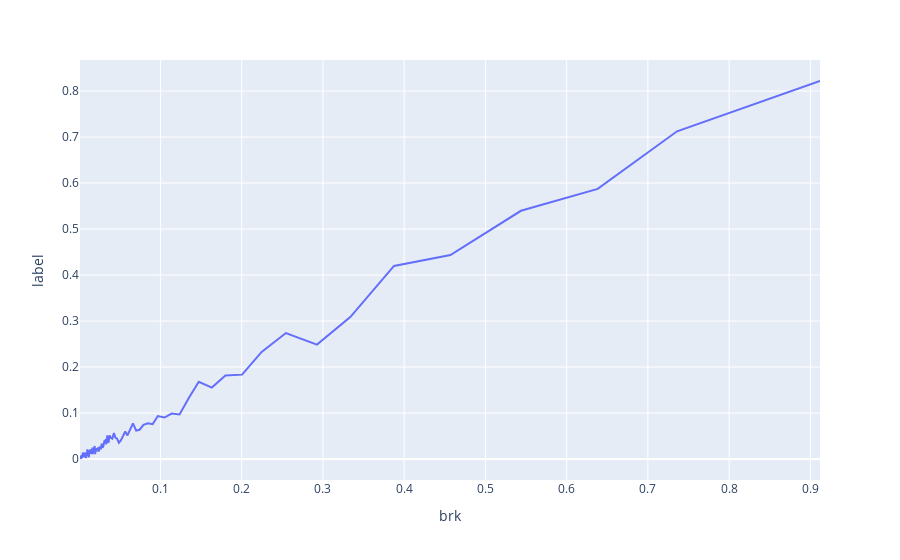

Notebook source saved alongside this figure:
### Code cell
df = result.sort(['brk']).to_pandas()
fig = px.line(df, x="brk", y="label")
fig.show()

### Figure 1 — Plotly figure (JSON) as saved in the notebook; plotly's stock layout.template omitted (floating-point values rounded to 4 significant figures; data arrays with more than 128 entries replaced by an {"elided": "..."} marker saying what was removed)
{"data": [{"hovertemplate": "brk=%{x}<br>label=%{y}<extra></extra>", "legendgroup": "", "line": {"color": "#636efa", "dash": "solid"}, "marker": {"symbol": "circle"}, "mode": "lines", "name": "", "orientation": "v", "showlegend": false, "type": "scatter", "x": {"elided": "200 float values"}, "xaxis": "x", "y": {"elided": "200 float values"}, "yaxis": "y"}], "layout": {"autosize": true, "legend": {"tracegroupgap": 0}, "margin": {"t": 60}, "xaxis": {"anchor": "y", "autorange": true, "domain": [0, 1], "range": [0.001, 0.9118], "title": {"text": "brk"}, "type": "linear"}, "yaxis": {"anchor": "x", "autorange": true, "domain": [0, 1], "range": [-0.04566, 0.8675], "title": {"text": "label"}, "type": "linear"}}}
